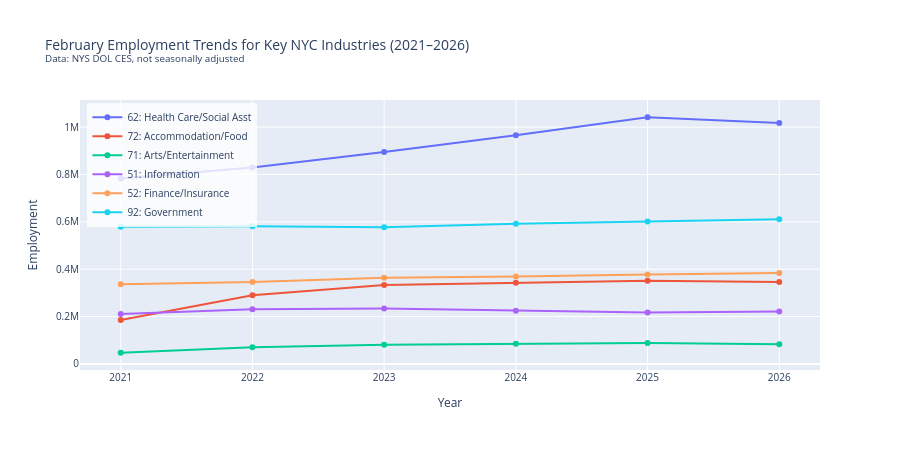

Notebook source saved alongside this figure:
### Markdown cell above
---
## Step 2.12: Chart 3 — 5-Year Employment Trends for Key Industries

### Code cell
key_naics = ['62', '72', '71', '51', '52', '92']
key_titles = [sectors[n] for n in key_naics]

fig3 = go.Figure()
for naics, title in zip(key_naics, key_titles):
    industry_data = nyc[(nyc['INDUSTRY_TITLE'] == title) & (nyc['YEAR'] >= 2021)]
    feb_values = []
    years = []
    for _, row in industry_data.iterrows():
        if pd.notna(row['FEB']):
            feb_values.append(row['FEB'])
            years.append(int(row['YEAR']))
    if feb_values:
        fig3.add_trace(go.Scatter(
            x=years, y=feb_values, mode='lines+markers',
            name=f'{naics}: {short[title]}',
        ))

fig3.update_layout(
    title='February Employment Trends for Key NYC Industries (2021–2026)<br><sup>Data: NYS DOL CES, not seasonally adjusted</sup>',
    xaxis_title='Year', yaxis_title='Employment', height=450,
    legend=dict(x=0.01, y=0.99, bgcolor='rgba(255,255,255,0.8)'), font=dict(size=10),
)
fig3.show()

### Figure 1 — Plotly figure (JSON) as saved in the notebook; plotly's stock layout.template omitted (floating-point values rounded to 4 significant figures)
{"data": [{"mode": "lines+markers", "name": "62: Health Care/Social Asst", "type": "scatter", "x": [2021, 2022, 2023, 2024, 2025, 2026], "y": [783200, 829700, 895400, 965500, 1041900, 1017700]}, {"mode": "lines+markers", "name": "72: Accommodation/Food", "type": "scatter", "x": [2021, 2022, 2023, 2024, 2025, 2026], "y": [185100, 290200, 333700, 342800, 351500, 346200]}, {"mode": "lines+markers", "name": "71: Arts/Entertainment", "type": "scatter", "x": [2021, 2022, 2023, 2024, 2025, 2026], "y": [47000, 70600, 80400, 84800, 88000, 83300]}, {"mode": "lines+markers", "name": "51: Information", "type": "scatter", "x": [2021, 2022, 2023, 2024, 2025, 2026], "y": [210300, 230900, 234400, 224500, 217100, 221300]}, {"mode": "lines+markers", "name": "52: Finance/Insurance", "type": "scatter", "x": [2021, 2022, 2023, 2024, 2025, 2026], "y": [336300, 345400, 363800, 369100, 377800, 383900]}, {"mode": "lines+markers", "name": "92: Government", "type": "scatter", "x": [2021, 2022, 2023, 2024, 2025, 2026], "y": [579600, 581200, 576700, 592500, 601800, 611300]}], "layout": {"font": {"size": 10}, "height": 450, "legend": {"bgcolor": "rgba(255,255,255,0.8)", "x": 0.01, "y": 0.99}, "title": {"text": "February Employment Trends for Key NYC Industries (2021–2026)<br><sup>Data: NYS DOL CES, not seasonally adjusted</sup>"}, "xaxis": {"title": {"text": "Year"}}, "yaxis": {"title": {"text": "Employment"}}}}
